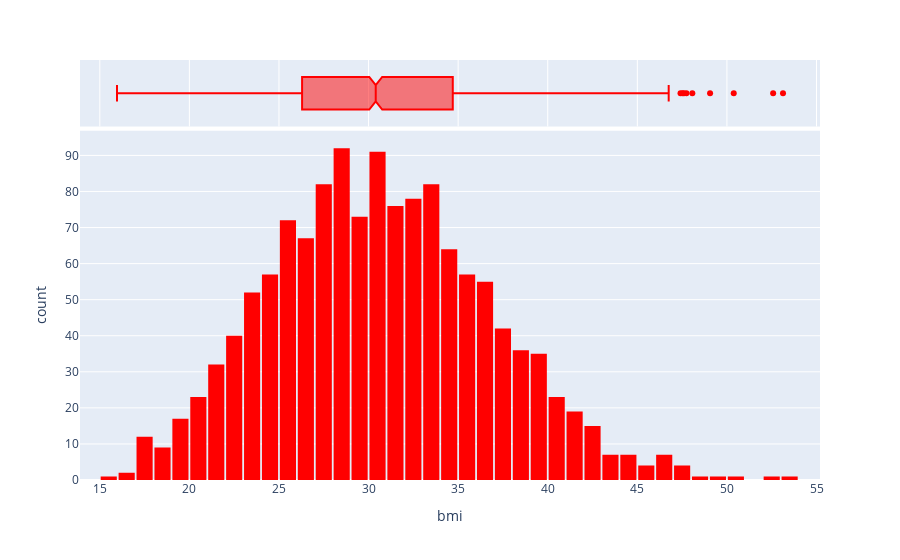

Source (notebook cell):
### Markdown cell above
### Distribution of Body Mass Index

### Code cell
fig = px.histogram(df, 
                   x='bmi', 
                   marginal='box', 
                   color_discrete_sequence=['red'],height = 700)
fig.update_layout(bargap=0.1)
fig.show()

### Figure 1 — Plotly figure (JSON) as saved in the notebook; plotly's stock layout.template omitted (floating-point values rounded to 4 significant figures; data arrays with more than 128 entries replaced by an {"elided": "..."} marker saying what was removed)
{"data": [{"alignmentgroup": "True", "bingroup": "x", "hovertemplate": "bmi=%{x}<br>count=%{y}<extra></extra>", "legendgroup": "", "marker": {"color": "red", "pattern": {"shape": ""}}, "name": "", "offsetgroup": "", "orientation": "v", "showlegend": false, "type": "histogram", "x": {"elided": "1338 float values"}, "xaxis": "x", "yaxis": "y"}, {"alignmentgroup": "True", "hovertemplate": "bmi=%{x}<extra></extra>", "legendgroup": "", "marker": {"color": "red"}, "name": "", "notched": true, "offsetgroup": "", "showlegend": false, "type": "box", "x": {"elided": "1338 float values"}, "xaxis": "x2", "yaxis": "y2"}], "layout": {"autosize": true, "bargap": 0.1, "barmode": "relative", "legend": {"tracegroupgap": 0}, "margin": {"t": 60}, "xaxis": {"anchor": "y", "autorange": true, "domain": [0, 1], "range": [13.89, 55.2], "title": {"text": "bmi"}, "type": "linear"}, "xaxis2": {"anchor": "y2", "autorange": true, "domain": [0, 1], "matches": "x", "range": [13.89, 55.2], "showgrid": true, "showticklabels": false, "type": "linear"}, "yaxis": {"anchor": "x", "autorange": true, "domain": [0, 0.8316], "range": [0, 96.84], "title": {"text": "count"}}, "yaxis2": {"anchor": "x2", "autorange": true, "domain": [0.8416, 1], "matches": "y2", "range": [-0.5, 0.5], "showgrid": false, "showline": false, "showticklabels": false, "ticks": "", "type": "category"}}}
